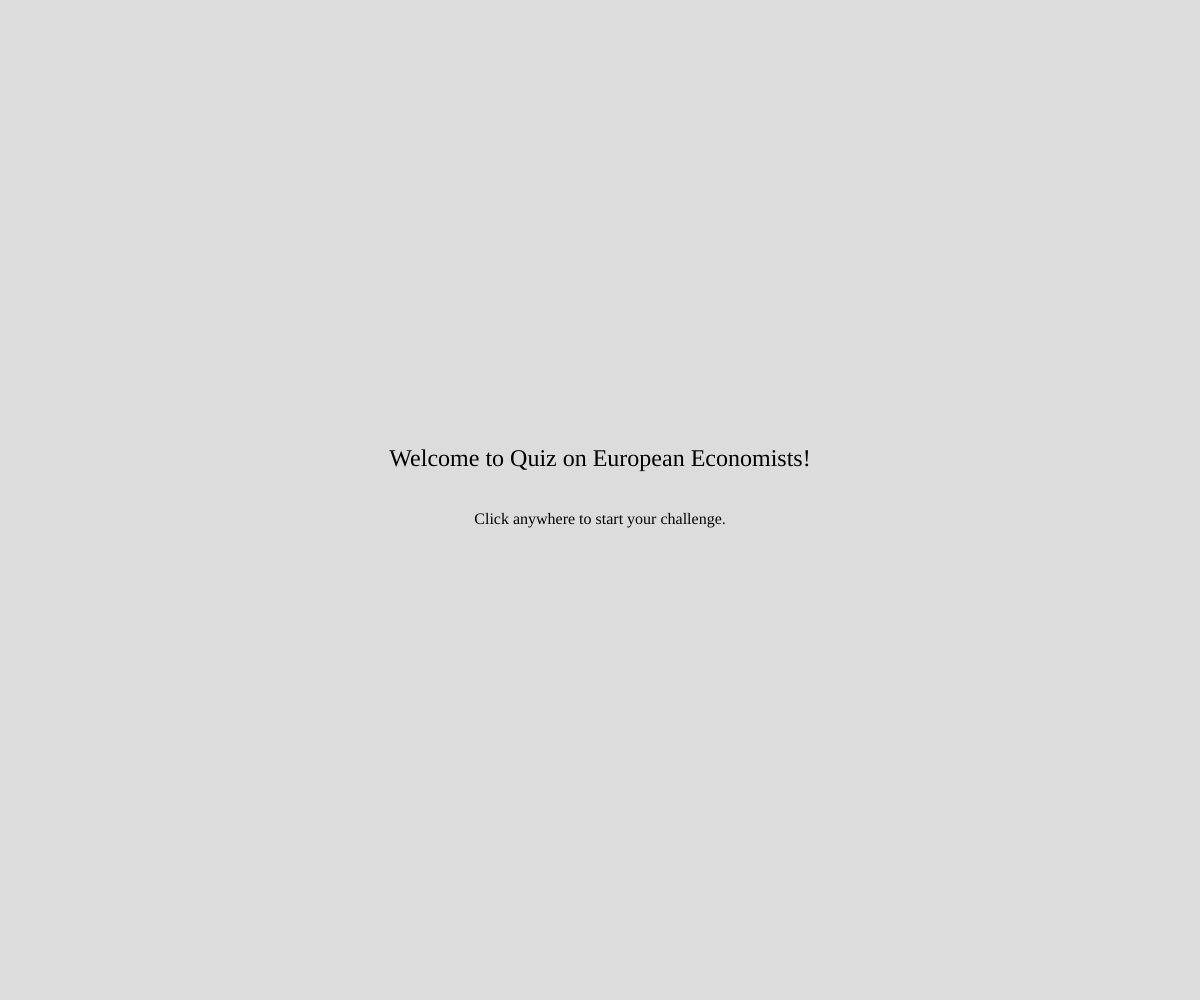
Frame 1 (no input)
Frame 60 (no input): identical to frame 1, image omitted
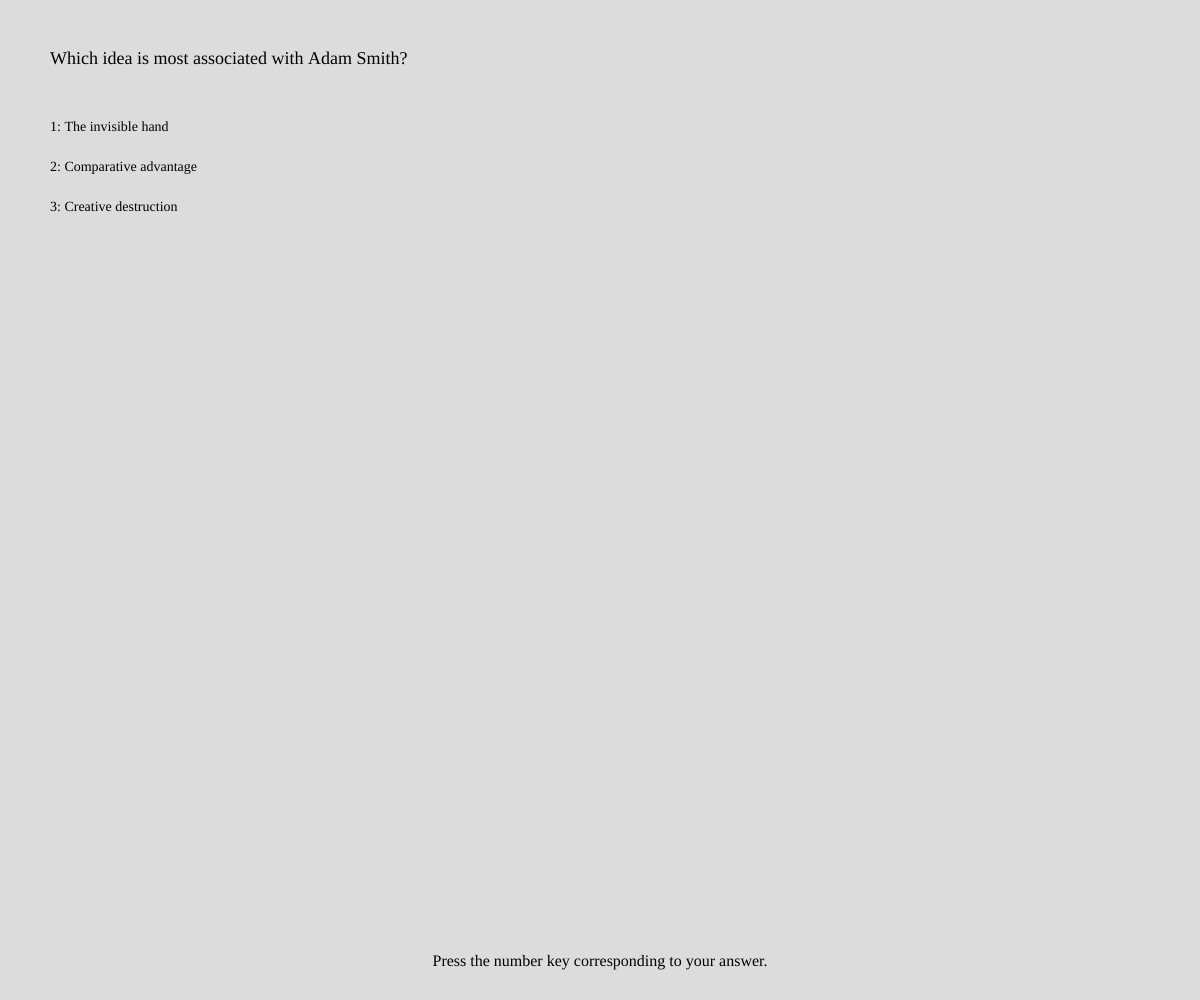
Frame 120 (the mouse pressed at the canvas centre since frame 60)

The p5.js sketch that drew these frames (run headless with seeded random() and noise() and a simulated clock; from frame 60 on, the mouse is pressed at the canvas centre):

// p5.js sketch
// ── sketch.js
let economists = [
  {
    name: "Adam Smith (Scotland)",
    info: "Adam Smith (1723–1790) is regarded as the 'Father of Economics.' His seminal work, 'The Wealth of Nations', introduced the concept of the 'invisible hand' and emphasized the division of labor.",
    question: "Which idea is most associated with Adam Smith?",
    options: ["The invisible hand", "Comparative advantage", "Creative destruction"],
    answer: 0
  },
  {
    name: "David Ricardo (England)",
    info: "David Ricardo (1772–1823) developed the theory of comparative advantage, explaining why nations benefit from trade. He also studied economic rent and the distribution of wealth.",
    question: "What is the principle of comparative advantage about?",
    options: ["Specialization in goods with lower opportunity costs", "Eliminating trade barriers", "Maximizing profits in agriculture"],
    answer: 0
  },
  {
    name: "Thomas Malthus (England)",
    info: "Thomas Malthus (1766–1834) argued that population growth would outstrip food supply, leading to famine. His ideas influenced discussions on population and sustainability.",
    question: "What concept is Malthus most associated with?",
    options: ["Economic cycles", "Population growth outstripping resources", "The invisible hand"],
    answer: 1
  },
  {
    name: "Jean-Baptiste Say (France)",
    info: "Jean-Baptiste Say (1767–1832) is known for Say's Law: 'Supply creates its own demand.' He highlighted the role of production in economic growth.",
    question: "What does Say's Law suggest?",
    options: ["Demand drives production", "Supply creates its own demand", "Markets always reach equilibrium"],
    answer: 1
  },
  {
    name: "Vilfredo Pareto (Italy)",
    info: "Vilfredo Pareto (1848–1923) formulated the Pareto Principle, which states that 80% of effects come from 20% of causes. He also worked on income distribution.",
    question: "What is the Pareto Principle?",
    options: ["80% of wealth is held by 20% of people", "Markets are always efficient", "All resources are perfectly allocated"],
    answer: 0
  },
  {
    name: "Leon Walras (France)",
    info: "Leon Walras (1834–1910) developed general equilibrium theory, explaining how markets interact. His work was foundational for modern economic theory.",
    question: "What did Walras contribute to economics?",
    options: ["Labor theory of value", "General equilibrium theory", "Creative destruction"],
    answer: 1
  },
  {
    name: "Alfred Marshall (England)",
    info: "Alfred Marshall (1842–1924) contributed to microeconomics by developing concepts such as elasticity, consumer surplus, and marginal utility.",
    question: "What key concept is attributed to Alfred Marshall?",
    options: ["Economic rent", "Marginal utility", "Comparative advantage"],
    answer: 1
  },
  {
    name: "Joseph Schumpeter (Austria)",
    info: "Joseph Schumpeter (1883–1950) coined the term 'creative destruction,' describing how innovation disrupts industries and fosters growth.",
    question: "What does Schumpeter's 'creative destruction' describe?",
    options: ["Markets collapsing due to inefficiency", "Innovation replacing outdated industries", "Equilibrium in competitive markets"],
    answer: 1
  },
  {
    name: "Friedrich Hayek (Austria)",
    info: "Friedrich Hayek (1899–1992) argued for free-market economics and emphasized the dangers of central planning in *The Road to Serfdom*.",
    question: "What is Hayek best known for?",
    options: ["General equilibrium theory", "Free-market economics", "Comparative advantage"],
    answer: 1
  },
  {
    name: "Francois Quesnay (France)",
    info: "Francois Quesnay (1694–1774) was a Physiocrat who argued that agriculture was the source of all wealth. His *Tableau Économique* modeled the flow of goods and money.",
    question: "What was Quesnay's main contribution?",
    options: ["Labor theory of value", "Economic flow models", "Industrial production theories"],
    answer: 1
  },
  {
    name: "Karl Marx (Germany)",
    info: "Karl Marx (1818–1883) critiqued capitalism in *Das Kapital*, focusing on class struggles and labor exploitation. He argued for socialism as an alternative system.",
    question: "What was Marx's focus in his economic theories?",
    options: ["Free trade", "Class struggle and labor", "Monetary policy"],
    answer: 1
  },
  {
    name: "John Stuart Mill (England)",
    info: "John Stuart Mill (1806–1873) expanded on classical economics, addressing issues like liberty, utilitarianism, and the role of government in the economy.",
    question: "Which topic did John Stuart Mill emphasize?",
    options: ["Agricultural efficiency", "Economic liberty", "Population growth"],
    answer: 1
  },
  {
    name: "Friedrich Engels (Germany)",
    info: "Friedrich Engels (1820–1895) co-authored *The Communist Manifesto* with Marx, critiquing capitalism and its societal impacts, while advocating for socialism.",
    question: "What did Engels focus on in his writings?",
    options: ["Agrarian economics", "Capitalism and class struggle", "Trade imbalances"],
    answer: 1
  },
  {
    name: "Carl Menger (Austria)",
    info: "Carl Menger (1840–1921) founded the Austrian School of Economics, emphasizing subjective value and marginal utility in economic decisions.",
    question: "What school of thought is Carl Menger associated with?",
    options: ["Keynesian", "Austrian", "Physiocratic"],
    answer: 1
  }
  
];

let state = "start"; // start, quiz, feedback, end
let currentEconomist = 0;
let score = 0;
let feedback = "";

function setup() {
  createCanvas(windowWidth, windowHeight);
  background('white');
}

function draw() {
  background(220);
  if (state === "start") {
    drawStartScreen();
  } else if (state === "quiz") {
    drawQuizScreen();
  } else if (state === "feedback") {
    drawFeedbackScreen();
  } else if (state === "end") {
    drawEndScreen();
  }
}

function drawStartScreen() {
  textAlign(CENTER, CENTER);
  textFont('Verdana');
  textSize(24);
  text("Welcome to Quiz on European Economists!", width / 2, height / 2 - 40);
  textSize(16);
  text("Click anywhere to start your challenge.", width / 2, height / 2 + 20);
}

function drawQuizScreen() {
  let economist = economists[currentEconomist];
  textAlign(LEFT, TOP);
  textSize(18);
  text(economist.question, 50, 50);
  for (let i = 0; i < economist.options.length; i++) {
    let y = 120 + i * 40;
    textSize(14);
    text(`${i + 1}: ${economist.options[i]}`, 50, y);
  }
  textAlign(CENTER, BOTTOM);
  textSize(16);
  text("Press the number key corresponding to your answer.", width / 2, height - 30);
}

function drawFeedbackScreen() {
  let economist = economists[currentEconomist];
  textAlign(CENTER, CENTER);
  textSize(18);
  text(feedback, width / 2, height / 2 - 80);
  textSize(16);
  textWrap(WORD);
  text(`${economist.info}`, width / 2 - 250, height / 2, 500);
  textSize(16);
  text("Click anywhere to continue.", width / 2, height / 2 + 90);
}

function drawEndScreen() {
  textAlign(CENTER, CENTER);
  textSize(24);
  text("Congratulations! You've completed the quiz!", width / 2, height / 2 - 40);
  textSize(16);
  text(`Your score: ${score}/${economists.length}`, width / 2, height / 2 + 20);
}

function mousePressed() {
  if (state === "start") {
    state = "quiz";
  } else if (state === "feedback") {
    currentEconomist++;
    if (currentEconomist >= economists.length) {
      state = "end";
    } else {
      state = "quiz";
    }
  } else if (state === "end") {
    currentEconomist = 0;
    score = 0;
    state = "start";
  }
}

function keyPressed() {
  if (state === "quiz") {
    let economist = economists[currentEconomist];
    if (keyCode >= 49 && keyCode <= 51) { // Number keys 1, 2, 3
      let answer = keyCode - 49; // Convert keyCode to array index (0, 1, 2)
      if (answer === economist.answer) {
        score++;
        feedback = "Correct! Well done.";
      } else {
        feedback = `Incorrect. The correct answer was: "${economist.options[economist.answer]}".`;
      }
      state = "feedback";
    }
  }
}
